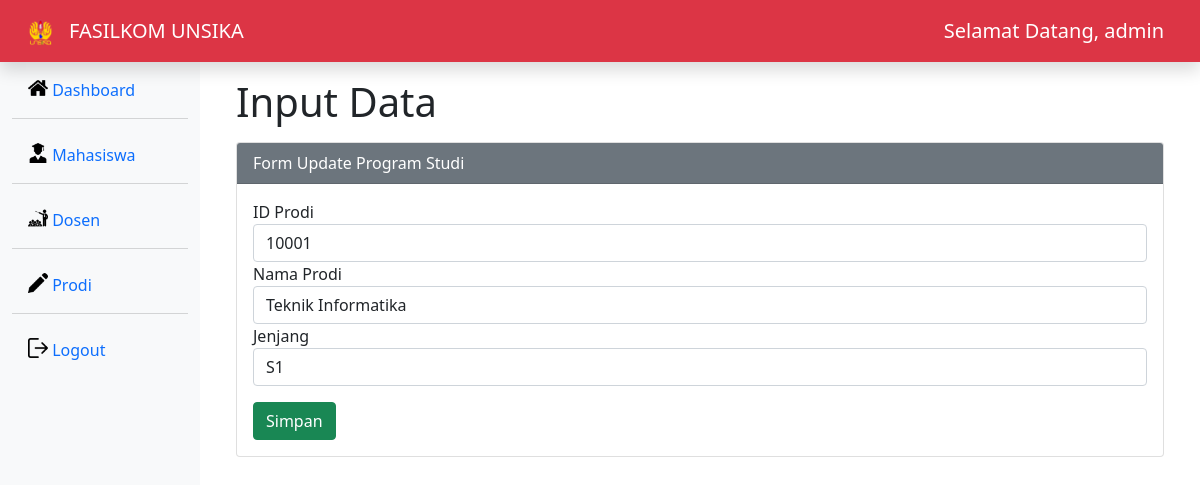
The page /prodi_update.php?id_prodi=10001 (signed in) on the database its author committed.
### tables this page shows
CREATE TABLE `prodi` (
  `id_prodi` int(11) NOT NULL,
  `nama_prodi` varchar(25) NOT NULL,
  `jenjang` varchar(11) NOT NULL
);

### prodi_update.php (the view, shortened to what this page needs)
<!DOCTYPE html>
<html lang="en">
<head>
    <link rel="stylesheet" href="bootstrap-5.1.3-dist/css/bootstrap.min.css">
</head>
<body>
<nav class="navbar navbar-dark bg-danger flex-md-nowrap p-2 shadow col-12">
    <div class="container-fluid">
        <div class="d-flex flex-row">
            <div class="p-2"><img src="img/Logo_Unsika.png" width="25"></div>
            <div class="p-2"><span class="navbar-brand">FASILKOM UNSIKA</span></div>
        </div>
        <span class="navbar-brand mb-0 float-right">Selamat Datang, <?php echo $_SESSION["username"] ?></span>
    </div>
</nav>
<div class="container-fluid">
	<div class="row">
		<div class="col-md-2 d-none d-md-block bg-light sidebar" style="height: 100vh">
			<div class="sidebar-sticky">
				<ul class="nav flex-column">
                    <li class="nav-item mt-2 active">
						<a class="nav-link" href="index.php">
                        <img src="img/home.png" width="20" height="20" class="d-inline-block align-top">
							Dashboard
						</a>
					</li>
                    <div class="dropdown-divider"></div>
					<li class="nav-item mt-2 active">
						<a class="nav-link" href="mahasiswa.php">
                        <img src="img/student-with-graduation-cap.png" width="20" height="20" class="d-inline-block align-top">
							Mahasiswa
						</a>
					</li>
					<div class="dropdown-divider"></div>
					<li class="nav-item mt-2">
						<a class="nav-link" href="dosen.php">
                        <img src="img/lecture.png" width="20" height="20" class="d-inline-block align-top">
							Dosen
						</a>
					</li>
					<div class="dropdown-divider"></div>
					<li class="nav-item mt-2">
						<a class="nav-link" href="prodi.php">
                        <img src="img/pencil.png" width="20" height="20" class="d-inline-block align-top">
							Prodi
						</a>
					</li>
					<div class="dropdown-divider"></div>
					<li class="nav-item mt-2">
						<a class="nav-link" href="logout.php">
                        <img src="img/logout.png" width="20" height="20" class="d-inline-block align-top">
							Logout
						</a>
					</li>
				</ul>
			</div>
		</div>
        <div class="col-10">
			<div class="container-fluid mt-3">
				<h1>Input Data</h1>
				<div class="card mt-3">
					<div class="card-header bg-secondary text-white">
						Form Update Program Studi
					</div>
                    <?php
                        include 'koneksi.php';
                        $id_prodi=$_GET['id_prodi'];
                        $data=mysqli_query($koneksi,"SELECT * from prodi where id_prodi='$id_prodi' ") or die(mysqli_error($koneksi));
                        $prodi=mysqli_fetch_array($data);
                    ?>
					<div class="card-body">
					<form method="post" action="prodi_updateproses.php?id_prodi=<?php echo $id_prodi?>" enctype="multipart/form-data">
                        <div class="form-group">
                            <label>ID Prodi</label>
                            <input type="text" name="id_prodi" class="form-control" value="<?php echo $prodi['id_prodi']?>" required>
                        </div>
                        <div class="form-group">
                            <label>Nama Prodi</label>
                            <input type="text" name="nama_prodi" class="form-control" value="<?php echo $prodi['nama_prodi']?>"required>
                        </div>
                        <div class="form-group">
                            <label>Jenjang</label>
                            <input type="text" name="jenjang" class="form-control" value="<?php echo $prodi['jenjang']?>"required>
                        </div>
						<button type="submit" class="btn btn-success mt-3" name="simpan">Simpan</button>
					</div>
				</div>
			</div>
		</div>
    </div>
</div>
</body>
</html>

### rows shown on the page
prodi: id_prodi "10001", nama_prodi "Teknik Informatika", jenjang "S1"

### other values the page prints
$_SESSION["username"] "admin"
